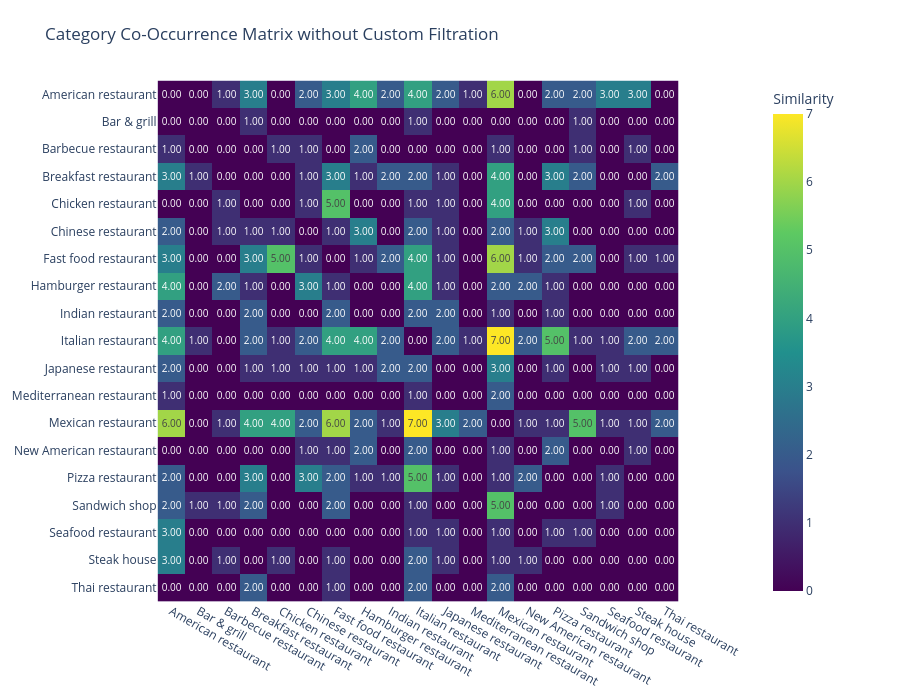

Notebook cell for this chart:
### Markdown cell above
In multi-label classification, labels are rarely independent. To visualize the relationships between different cuisine types, we construct a **Co-Occurrence Matrix**.

### Code cell
mlb_without_c_stopwords["categories_tuple"] = mlb_without_c_stopwords["categories"].apply(lambda x: tuple(sorted(x)))


all_cats = sorted({cat for cats in mlb_without_c_stopwords["categories"] for cat in cats})

co_matrix = pd.DataFrame(0, index=all_cats, columns=all_cats)

co_counts = []


for cats in mlb_without_c_stopwords["categories"]:
    for c1, c2 in combinations(cats, 2):  # todas as combinações de 2
        co_matrix.loc[c1, c2] += 1
        co_matrix.loc[c2, c1] += 1

for c1 in co_matrix.index:
    for c2 in co_matrix.columns:
        if c1 < c2 and co_matrix.loc[c1, c2] > 0:
            co_counts.append((c1, c2, co_matrix.loc[c1, c2]))

# ordenar
co_counts_sorted = sorted(co_counts, key=lambda x: x[2], reverse=True)

print(co_counts_sorted[:20])  # top 20 pares
for cat in all_cats:
    co_matrix.loc[cat, cat] = 0

heatmap_chart(co_matrix,
              title="Category Co-Occurrence Matrix without Custom Filtration",)

### Figure 1 — Plotly figure (JSON) as saved in the notebook; plotly's stock layout.template omitted (floating-point values rounded to 4 significant figures; data arrays with more than 128 entries replaced by an {"elided": "..."} marker saying what was removed)
{"data": [{"coloraxis": "coloraxis", "hovertemplate": "x: %{x}<br>y: %{y}<br>Similarity: %{z}<extra></extra>", "name": "0", "texttemplate": "%{z:.2f}", "type": "heatmap", "x": ["American restaurant", "Bar & grill", "Barbecue restaurant", "Breakfast restaurant", "Chicken restaurant", "Chinese restaurant", "Fast food restaurant", "Hamburger restaurant", "Indian restaurant", "Italian restaurant", "Japanese restaurant", "Mediterranean restaurant", "Mexican restaurant", "New American restaurant", "Pizza restaurant", "Sandwich shop", "Seafood restaurant", "Steak house", "Thai restaurant"], "xaxis": "x", "y": ["American restaurant", "Bar & grill", "Barbecue restaurant", "Breakfast restaurant", "Chicken restaurant", "Chinese restaurant", "Fast food restaurant", "Hamburger restaurant", "Indian restaurant", "Italian restaurant", "Japanese restaurant", "Mediterranean restaurant", "Mexican restaurant", "New American restaurant", "Pizza restaurant", "Sandwich shop", "Seafood restaurant", "Steak house", "Thai restaurant"], "yaxis": "y", "z": {"elided": "19x19 int values"}}], "layout": {"coloraxis": {"colorbar": {"title": {"text": "Similarity"}}, "colorscale": [[0, "#440154"], [0.25, "#3b528b"], [0.5, "#21908d"], [0.75, "#5dc962"], [1, "#fde725"]], "showscale": true}, "height": 700, "margin": {"b": 60, "l": 80, "r": 150, "t": 80}, "title": {"text": "Category Co-Occurrence Matrix without Custom Filtration"}, "width": 900, "xaxis": {"anchor": "y", "constrain": "domain", "domain": [0, 1], "scaleanchor": "y"}, "yaxis": {"anchor": "x", "autorange": "reversed", "constrain": "domain", "domain": [0, 1]}}}
